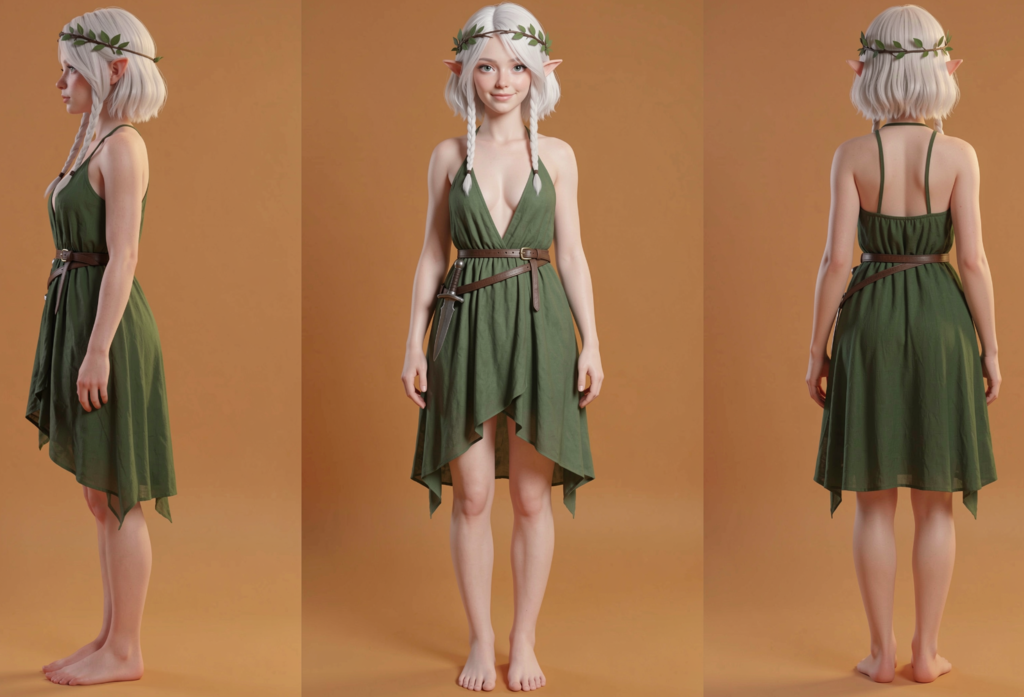
#> input picture example_workflows/ref2va_example_assets/charsheet.png, 1024 x 697 px; its folder holds only this picture in this run
$ python -i anonymize_frames.py   (imports and definitions only)
#> lines starting #> are read from the running program, lines starting #| are printed output that depends on the picture
# MiniMax H3 Motion Director - hide the replaced performer from the action caption.
# Copyright (C) 2026 WakaSoft. GPL-3.0. See LICENSE.

"""Invert the subject region of the action frames before they are captioned.

The action caption reads the source window, and the source window contains the
performer being replaced. The instruction tells the caption model not to describe
her appearance, and mostly that works - but a caption model looking straight at a
specific woman will occasionally volunteer her, and that text then has to argue with
the replacement reference for the rest of the prompt.

The Character Remake workflow this pack's caption mode is ported from solved it at
the pixel level: it fed a *composite* with the subject region inverted, so there was
no identity left to describe - only silhouette, pose, edges and background. That is
what this module reproduces. Nothing about the identity survives an inversion, while
everything the action caption actually needs (where she is, what she does, where the
camera is, what the room looks like) does.

The mask comes from `rembg`'s salient-object model, which is already installed in
ComfyUI's own environment and runs on CPU in a couple of seconds per frame. SAM3
would segment more accurately but needs a 3.4 GB checkpoint loaded into the same
process that is rendering, which is a steep price for a caption step; if the mask
cannot be produced the frames are passed through unchanged and the caller is told,
because a silent fallback would look like the option did nothing.
"""

from __future__ import annotations

import base64
import io
import logging
import os

log = logging.getLogger("ComfyUI-MiniMax-H3-Motion-Director.lib")

# u2net is rembg's default and the smallest of its salient-object models. Overridable
# because the pack may be installed somewhere that already ships another one.
MODEL_ENV_VAR = "MINIMAX_H3_PE_MASK_MODEL"
DEFAULT_MODEL = "u2net"

# The mask edge is feathered so the composite has no hard seam: a caption model
# describing a jagged boundary is a wasted sentence, and the seam carries no
# information the action needs.
FEATHER_RADIUS = 6
# Below this fraction of the frame the mask is not a subject, it is noise (or the
# model grabbed a prop); inverting that does nothing useful.
MIN_COVERAGE = 0.01
MAX_COVERAGE = 0.97


# [22 lines left out: function _session, not called in this run]


_SESSION = None
_SESSION_ERROR = ""


# [37 lines left out: functions reset_session, _mask_for, _feather, not called in this run]


def invert_subject_regions(
    images_b64: list[str],
    *,
    frames: int | None = None,
    quality: int = 88,
) -> tuple[list[str], dict, str]:
    """Return ``(frames, info, error)`` with the subject region inverted.

    ``frames`` caps how many of the supplied frames are processed; the rest are
    returned untouched. Every failure returns the ORIGINAL frames plus a reason, so
    the caller can carry on with an honest note instead of losing the caption.
    """
    wanted = [img for img in (images_b64 or []) if img]
    if not wanted:
        return [], {}, "No frames to hide."

    session, error = _session()
    if session is None:
        return list(wanted), {"method": "none"}, error

    import numpy as np
    from PIL import Image

    limit = len(wanted) if frames is None else max(0, min(int(frames), len(wanted)))
    out: list[str] = []
    hidden = 0
    method = ""
    first_reason = ""
    for index, b64 in enumerate(wanted):
        if index >= limit:
            out.append(b64)
            continue
        try:
            raw = base64.b64decode(b64)
            image = Image.open(io.BytesIO(raw)).convert("RGB")
        except Exception as exc:
            log.debug("Anonymise: frame %d could not be decoded: %s", index, exc)
            out.append(b64)
            continue
        mask, mask_error = _mask_for(image, session)
        if mask is None:
            log.info("Anonymise: frame %d passed through (%s)", index, mask_error)
            first_reason = first_reason or mask_error
            out.append(b64)
            continue
        if mask.shape != (image.height, image.width):
            mask = np.asarray(
                Image.fromarray((mask * 255.0).astype("uint8"), mode="L").resize(
                    image.size, Image.BILINEAR
                )
            ).astype("float32") / 255.0
        alpha = _feather(mask)[..., None]
        pixels = np.asarray(image).astype("float32")
        # 255 - pixel inside the subject: identity is destroyed, geometry is not.
        mixed = pixels * (1.0 - alpha) + (255.0 - pixels) * alpha
        result = Image.fromarray(np.clip(mixed, 0, 255).astype("uint8"), mode="RGB")
        buffer = io.BytesIO()
        result.save(buffer, format="JPEG", quality=quality)
        out.append(base64.b64encode(buffer.getvalue()).decode("ascii"))
        hidden += 1
        method = method or "subject inverted"
    if hidden == 0:
        why = f" ({first_reason})" if first_reason else ""
        return list(wanted), {"method": "none"}, (
            f"the subject could not be masked in any frame, so the performer was not "
            f"hidden{why}"
        )
    return out, {"method": method, "frames": hidden}, ""

>>> import cv2
>>> picture = cv2.imread('../example_workflows/ref2va_example_assets/charsheet.png', cv2.IMREAD_GRAYSCALE)
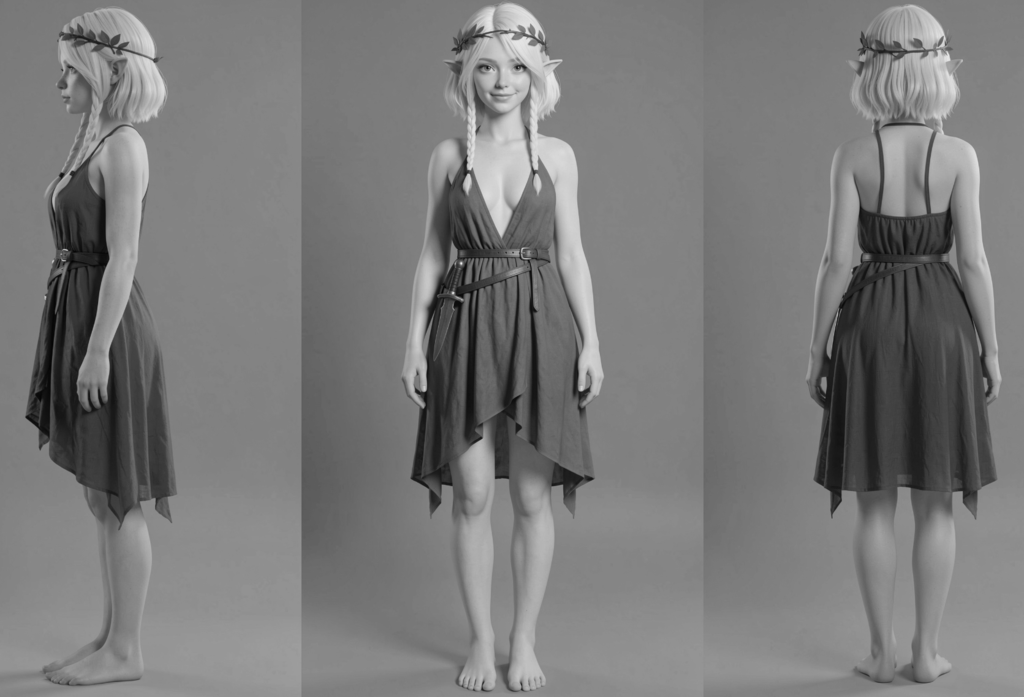
#> picture: shape (697, 1024); min 4, max 238, mean 122.2
>>> result = invert_subject_regions(picture)
#> (the run stopped early here; a loop or call above may not have finished)

$ run again, on example_workflows/ref2va_example_assets/headshot.png
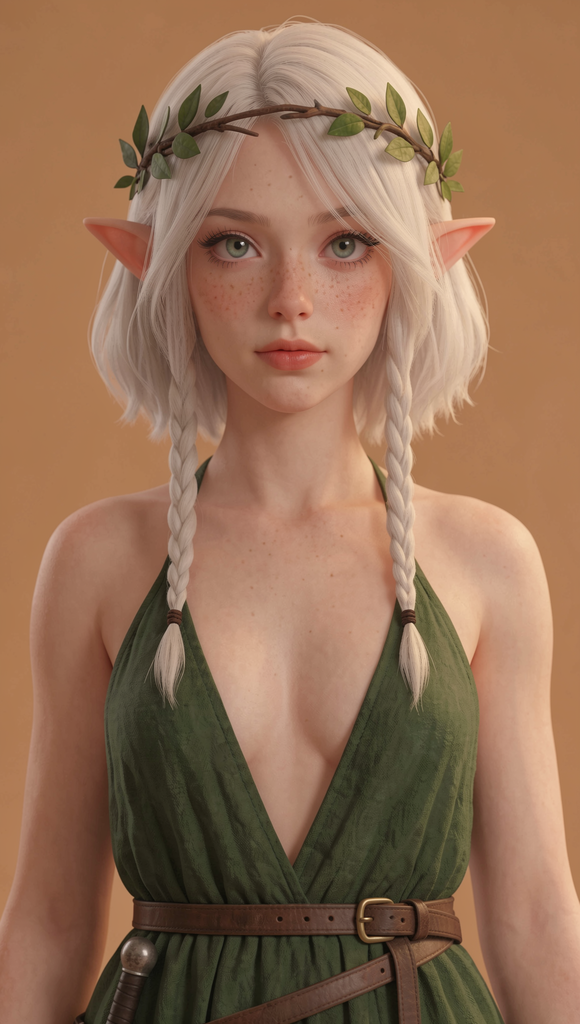
#> input picture example_workflows/ref2va_example_assets/headshot.png, 580 x 1024 px
#> `picture = cv2.imread('../example_workflows/ref2va_example_assets/chars..`:
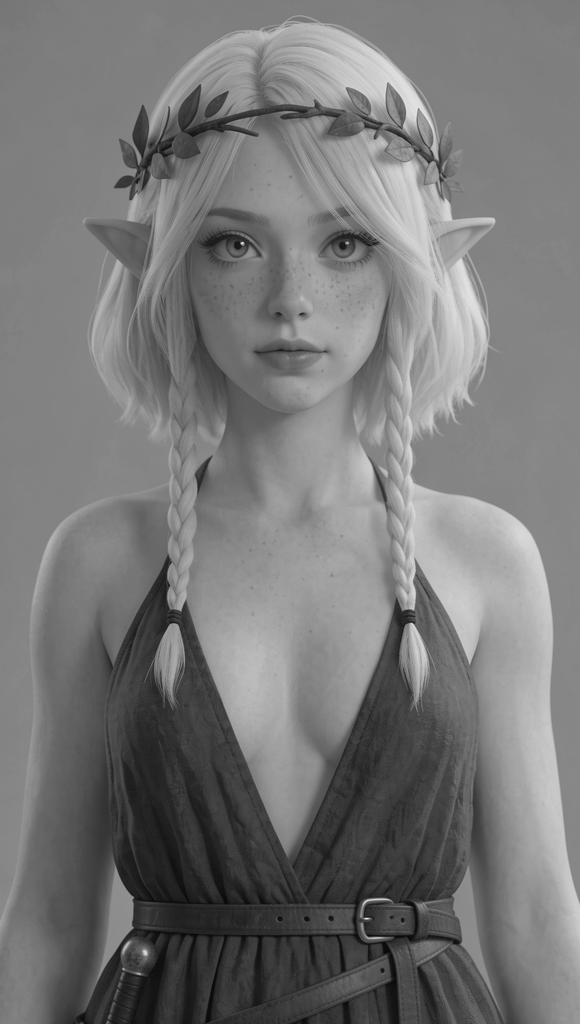
#> picture: shape (1024, 580); min 8, max 237, mean 118.9
